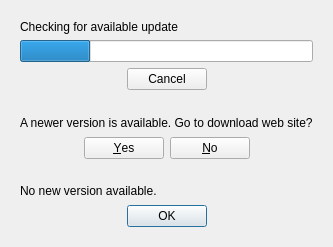
<ui version="4.0" >
 <class>UpdateCheckDialog</class>
 <widget class="QDialog" name="UpdateCheckDialog" >
  <property name="windowModality" >
   <enum>Qt::WindowModal</enum>
  </property>
  <property name="geometry" >
   <rect>
    <x>0</x>
    <y>0</y>
    <width>299</width>
    <height>247</height>
   </rect>
  </property>
  <property name="windowTitle" >
   <string>Checking for update...</string>
  </property>
  <layout class="QVBoxLayout" >
   <item>
    <widget class="QWidget" native="1" name="checkingWidget" >
     <layout class="QVBoxLayout" >
      <item>
       <widget class="QLabel" name="label" >
        <property name="text" >
         <string>Checking for available update</string>
        </property>
       </widget>
      </item>
      <item>
       <widget class="QProgressBar" name="progressBar" >
        <property name="value" >
         <number>24</number>
        </property>
        <property name="textVisible" >
         <bool>false</bool>
        </property>
       </widget>
      </item>
      <item>
       <widget class="QDialogButtonBox" name="buttonBox" >
        <property name="standardButtons" >
         <set>QDialogButtonBox::Cancel</set>
        </property>
        <property name="centerButtons" >
         <bool>true</bool>
        </property>
       </widget>
      </item>
     </layout>
    </widget>
   </item>
   <item>
    <widget class="QWidget" native="1" name="newVersionAvailableWidget" >
     <layout class="QVBoxLayout" >
      <item>
       <widget class="QLabel" name="label_2" >
        <property name="text" >
         <string>A newer version is available. Go to download web site?</string>
        </property>
       </widget>
      </item>
      <item>
       <widget class="QDialogButtonBox" name="buttonBox_2" >
        <property name="standardButtons" >
         <set>QDialogButtonBox::No|QDialogButtonBox::NoButton|QDialogButtonBox::Yes</set>
        </property>
        <property name="centerButtons" >
         <bool>true</bool>
        </property>
       </widget>
      </item>
     </layout>
    </widget>
   </item>
   <item>
    <widget class="QWidget" native="1" name="noNewVersionAvailableWidget" >
     <layout class="QVBoxLayout" >
      <item>
       <widget class="QLabel" name="label_3" >
        <property name="text" >
         <string>No new version available.</string>
        </property>
       </widget>
      </item>
      <item>
       <widget class="QDialogButtonBox" name="buttonBox_3" >
        <property name="standardButtons" >
         <set>QDialogButtonBox::Ok</set>
        </property>
        <property name="centerButtons" >
         <bool>true</bool>
        </property>
       </widget>
      </item>
     </layout>
    </widget>
   </item>
  </layout>
 </widget>
 <resources/>
 <connections/>
</ui>
